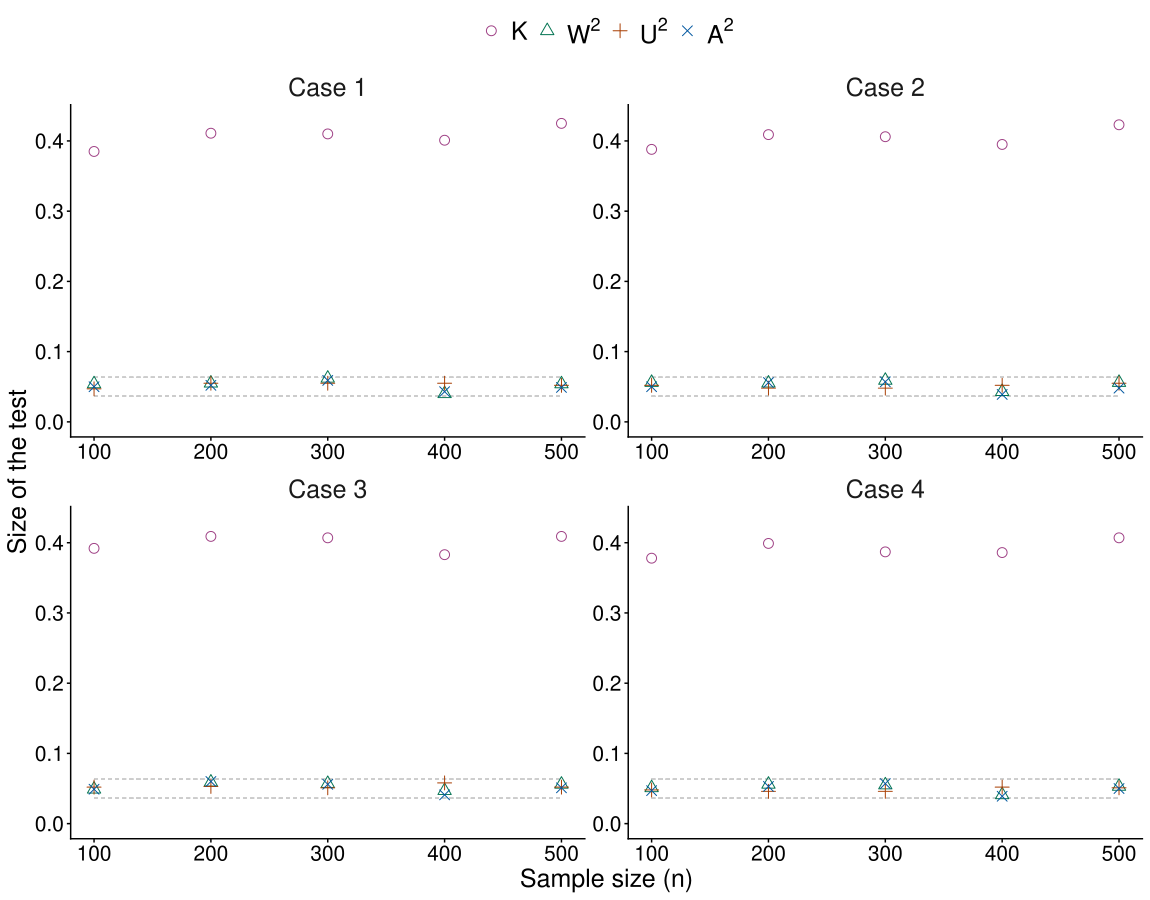

Source code (R):
library(dplyr)
library(ggplot2)
library(reshape2)

df <- NULL

for (k in 1:4){
  load(paste0("simulation/results/sim2_size_case", k, ".RData"))
  colnames(results) <- c("n", "K", "W2", "U2", "A2")  
  results$case <- paste("Case", k)
  
  df <- rbind(df, results)
}

df_long <- melt(df, id.vars = c("n", "case"), 
                variable.name = "pc", value.name = "value")

shp  <- c(K = 1, W2 = 2, U2 = 3, A2 = 4)
cols <- c(K = "#9E3F84", W2 = "#007250", U2 = "#A73C00", A2 = "#00569F")
lab  <- scales::parse_format()(c("K", "W^2", "U^2", "A^2"))

ggplot(df_long, aes(x = n, y = value)) +
  facet_wrap(~case, scales = "free") +
  geom_segment(x = 100, xend = 500, y = 0.0365, yend = 0.0365,
               color = "gray80", linetype = 2, lwd = 0.3) +
  geom_segment(x = 100, xend = 500, y = 0.0635, yend = 0.0635,
               color = "gray80", linetype = 2, lwd = 0.3) +
  geom_point(aes(shape = pc, colour = pc), size = 3) +
  scale_shape_manual (name = "pc", values = shp,  breaks = names(shp),  labels = lab) +
  scale_colour_manual(name = "pc", values = cols, breaks = names(cols), labels = lab) +
  ylim(0, 0.43) + labs(x = "Sample size (n)", y = "Size of the test") +
  theme_classic() +
  theme(strip.background = element_blank(),
        legend.title = element_blank(), legend.position = "top",
        axis.text = element_text(size = 15), strip.text = element_text(size = 18),
        axis.title = element_text(size = 18), legend.text = element_text(size = 18))

ggsave("output/fig3.pdf", width = 11.5, height = 9, dpi = 320)
